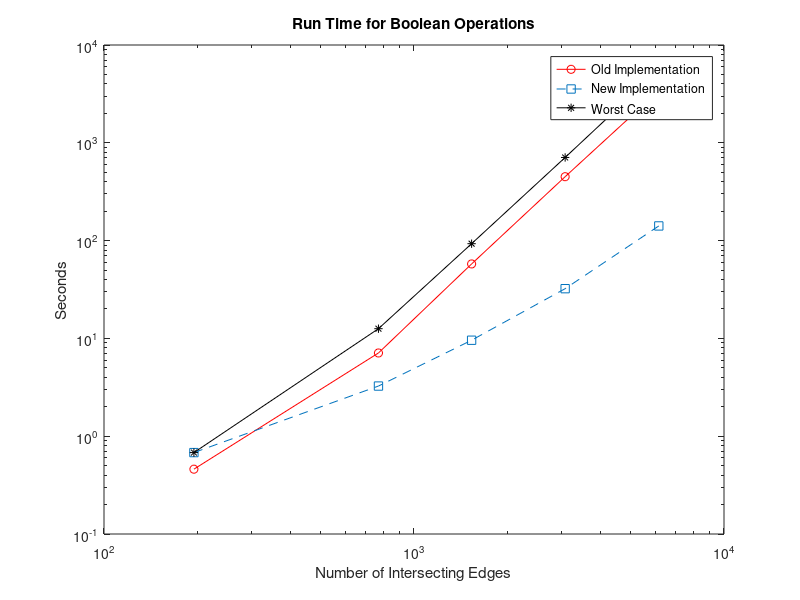

The MATLAB source for this figure:
clear all
close all
clc

lambdaratio = 2;
deltaratio = 2;

OLD = [0.460 7.096 57.720 450.225 3400.342];
    
NEW = [0.680 3.257 9.580 32.244 141.227];

INTERCELLS = [195 768 1534 3073 6161];

WORSTCASE = [0.680 .680*(INTERCELLS(2)/INTERCELLS(1))*(lambdaratio^2+log(deltaratio^1)) .680*(INTERCELLS(3)/INTERCELLS(1))*((lambdaratio^2)^2+log(deltaratio^2)) .680*(INTERCELLS(4)/INTERCELLS(1))*((lambdaratio^3)^2+log(deltaratio^3)) .680*(INTERCELLS(5)/INTERCELLS(1))*((lambdaratio^4)^2+log(deltaratio^4))];
loglog(INTERCELLS,OLD,'-or');
title('Run Time for Boolean Operations')
xlabel('Number of Intersecting Edges')
ylabel('Seconds')
p1 = polyfit(log(INTERCELLS),log(OLD),1)
hold on
loglog(INTERCELLS,NEW, '--s')
p2 = polyfit(log(INTERCELLS),log(NEW),1)
p3 = polyfit(log(INTERCELLS),log(WORSTCASE),1)
loglog(INTERCELLS,WORSTCASE, '-*','color','black')
legend('Old Implementation','New Implementation','Worst Case')

